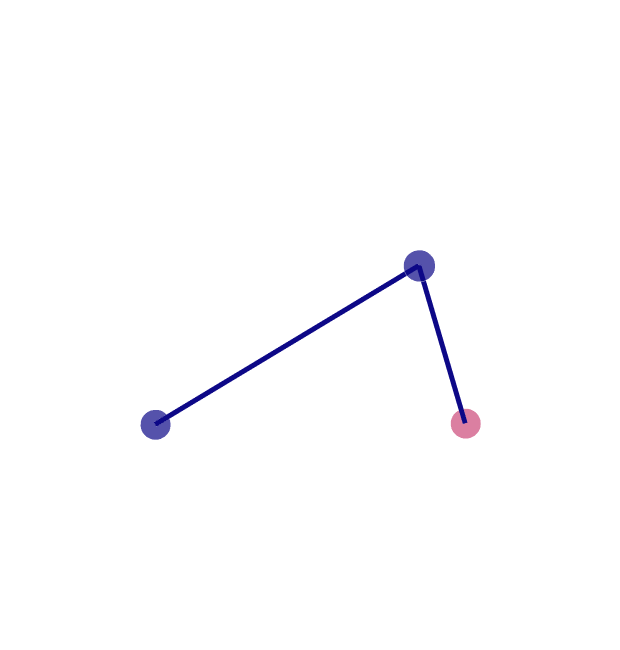

Here is the notebook cell this chart was saved with:
### Code cell
gm.plotly_molecular_graph(graph)

### Figure 1 — Plotly figure (JSON) as saved in the notebook; plotly's stock layout.template omitted (floating-point values rounded to 4 significant figures)
{"data": [{"hoverinfo": "text+x+y+z", "marker": {"color": [[0.05038, 0.0298, 0.528, 1], [0.05038, 0.0298, 0.528, 1], [0.7982, 0.2802, 0.4695, 1]], "opacity": 0.7, "size": [21, 22, 21], "symbol": "circle"}, "mode": "markers", "text": ["C0", "C1", "N2"], "type": "scatter3d", "x": [0.9862, -0.2052, -1.42], "y": [-0.257, 0.2236, 0.2357], "z": [-0.1905, 0.6206, -0.1847]}, {"hoverinfo": "text", "line": {"color": [[0.05038, 0.0298, 0.528, 1], [0.05038, 0.0298, 0.528, 1], [0.05038, 0.0298, 0.528, 1], [0.05038, 0.0298, 0.528, 1], [0.05038, 0.0298, 0.528, 1], [0.05038, 0.0298, 0.528, 1]], "width": 10}, "mode": "lines", "text": ["bond", "bond", "bond", "bond", "bond", "bond"], "type": "scatter3d", "x": [0.9862, -0.2052, null, -0.2052, -1.42, null], "y": [-0.257, 0.2236, null, 0.2236, 0.2357, null], "z": [-0.1905, 0.6206, null, 0.6206, -0.1847, null]}], "layout": {"height": 650, "margin": {"t": 100}, "scene": {"xaxis": {"showbackground": false, "showgrid": false, "showline": false, "showticklabels": false, "title": {"text": ""}, "zeroline": false}, "yaxis": {"showbackground": false, "showgrid": false, "showline": false, "showticklabels": false, "title": {"text": ""}, "zeroline": false}, "zaxis": {"showbackground": false, "showgrid": false, "showline": false, "showticklabels": false, "title": {"text": ""}, "zeroline": false}}, "showlegend": false, "width": 620}}
